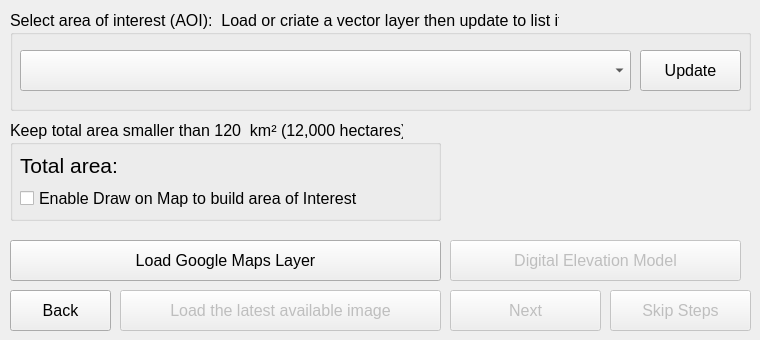
   <widget class="QWidget" name="tab_4">
    <attribute name="title">
     <string>Step 3</string>
    </attribute>
    <widget class="QPushButton" name="QPushButton_next">
     <property name="enabled">
      <bool>false</bool>
     </property>
     <property name="geometry">
      <rect>
       <x>450</x>
       <y>290</y>
       <width>151</width>
       <height>41</height>
      </rect>
     </property>
     <property name="font">
      <font>
       <pointsize>12</pointsize>
      </font>
     </property>
     <property name="text">
      <string>Next</string>
     </property>
     <property name="icon">
      <iconset>
       <normaloff>../medias/icons8-forward-button-50.png</normaloff>../medias/icons8-forward-button-50.png</iconset>
     </property>
    </widget>
    <widget class="QGroupBox" name="groupBox_11">
     <property name="geometry">
      <rect>
       <x>10</x>
       <y>10</y>
       <width>741</width>
       <height>101</height>
      </rect>
     </property>
     <property name="font">
      <font>
       <pointsize>12</pointsize>
      </font>
     </property>
     <property name="title">
      <string>Select area of interest (AOI):  Load or criate a vector layer then update to list it.</string>
     </property>
     <widget class="QPushButton" name="update_vector">
      <property name="geometry">
       <rect>
        <x>630</x>
        <y>40</y>
        <width>101</width>
        <height>41</height>
       </rect>
      </property>
      <property name="font">
       <font>
        <pointsize>12</pointsize>
       </font>
      </property>
      <property name="text">
       <string>Update</string>
      </property>
      <property name="icon">
       <iconset>
        <normaloff>../medias/refresh-3104.png</normaloff>../medias/refresh-3104.png</iconset>
      </property>
     </widget>
     <widget class="QComboBox" name="vector_layer_combobox">
      <property name="geometry">
       <rect>
        <x>10</x>
        <y>40</y>
        <width>611</width>
        <height>41</height>
       </rect>
      </property>
      <property name="font">
       <font>
        <pointsize>12</pointsize>
       </font>
      </property>
     </widget>
    </widget>
    <widget class="QGroupBox" name="groupBox_5">
     <property name="geometry">
      <rect>
       <x>10</x>
       <y>120</y>
       <width>431</width>
       <height>101</height>
      </rect>
     </property>
     <property name="font">
      <font>
       <pointsize>12</pointsize>
      </font>
     </property>
     <property name="title">
      <string>Keep total area smaller than 120  km² (12,000 hectares)</string>
     </property>
     <widget class="QLabel" name="aoi_area">
      <property name="geometry">
       <rect>
        <x>10</x>
        <y>20</y>
        <width>291</width>
        <height>51</height>
       </rect>
      </property>
      <property name="font">
       <font>
        <pointsize>16</pointsize>
       </font>
      </property>
      <property name="text">
       <string>Total area:</string>
      </property>
     </widget>
     <widget class="QCheckBox" name="drawing">
      <property name="geometry">
       <rect>
        <x>10</x>
        <y>70</y>
        <width>361</width>
        <height>17</height>
       </rect>
      </property>
      <property name="font">
       <font>
        <pointsize>12</pointsize>
       </font>
      </property>
      <property name="text">
       <string>Enable Draw on Map to build area of Interest</string>
      </property>
     </widget>
    </widget>
    <widget class="QPushButton" name="QPushButton_back">
     <property name="enabled">
      <bool>true</bool>
     </property>
     <property name="geometry">
      <rect>
       <x>10</x>
       <y>290</y>
       <width>101</width>
       <height>41</height>
      </rect>
     </property>
     <property name="font">
      <font>
       <pointsize>12</pointsize>
      </font>
     </property>
     <property name="text">
      <string>Back</string>
     </property>
     <property name="icon">
      <iconset>
       <normaloff>../medias/icons8-back-button-50.png</normaloff>../medias/icons8-back-button-50.png</iconset>
     </property>
    </widget>
    <widget class="QPushButton" name="QPushButton_skip">
     <property name="enabled">
      <bool>false</bool>
     </property>
     <property name="geometry">
      <rect>
       <x>610</x>
       <y>290</y>
       <width>141</width>
       <height>41</height>
      </rect>
     </property>
     <property name="font">
      <font>
       <pointsize>12</pointsize>
      </font>
     </property>
     <property name="text">
      <string>Skip Steps</string>
     </property>
     <property name="icon">
      <iconset>
       <normaloff>medias/icons8-forward-button-50.png</normaloff>medias/icons8-forward-button-50.png</iconset>
     </property>
    </widget>
    <widget class="QPushButton" name="QPushButton_fast">
     <property name="enabled">
      <bool>false</bool>
     </property>
     <property name="geometry">
      <rect>
       <x>120</x>
       <y>290</y>
       <width>321</width>
       <height>41</height>
      </rect>
     </property>
     <property name="font">
      <font>
       <pointsize>12</pointsize>
      </font>
     </property>
     <property name="text">
      <string>Load the latest available image</string>
     </property>
     <property name="icon">
      <iconset>
       <normaloff>../medias/icons8-reproduzir-50.png</normaloff>../medias/icons8-reproduzir-50.png</iconset>
     </property>
    </widget>
    <widget class="QPushButton" name="QPushButton_easy">
     <property name="enabled">
      <bool>false</bool>
     </property>
     <property name="geometry">
      <rect>
       <x>450</x>
       <y>240</y>
       <width>291</width>
       <height>41</height>
      </rect>
     </property>
     <property name="font">
      <font>
       <pointsize>12</pointsize>
      </font>
     </property>
     <property name="text">
      <string>Digital Elevation Model</string>
     </property>
     <property name="icon">
      <iconset>
       <normaloff>../medias/dem.png</normaloff>../medias/dem.png</iconset>
     </property>
    </widget>
    <widget class="QPushButton" name="hybrid">
     <property name="enabled">
      <bool>true</bool>
     </property>
     <property name="geometry">
      <rect>
       <x>10</x>
       <y>240</y>
       <width>431</width>
       <height>41</height>
      </rect>
     </property>
     <property name="font">
      <font>
       <pointsize>12</pointsize>
      </font>
     </property>
     <property name="text">
      <string>Load Google Maps Layer</string>
     </property>
    </widget>
   </widget>
